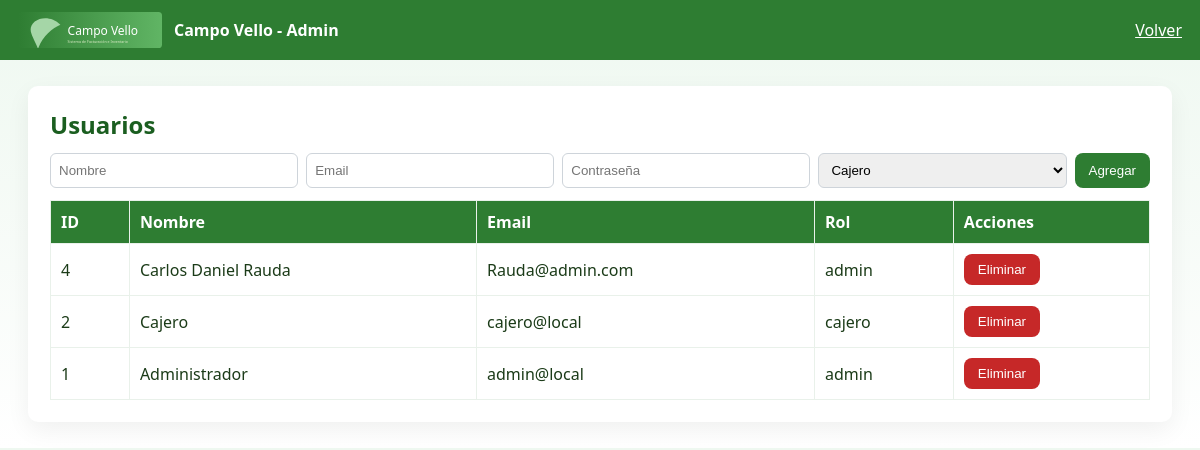
Screenshot of /admin/gestionar_usuarios.php (signed in) with the database file from the repository.
### tables this page shows
CREATE TABLE `usuarios` (
  `id` int(11) NOT NULL,
  `nombre` varchar(120) DEFAULT NULL,
  `email` varchar(150) DEFAULT NULL,
  `password` varchar(255) DEFAULT NULL,
  `role` enum('admin','cajero') DEFAULT 'cajero',
  `created_at` timestamp NOT NULL DEFAULT current_timestamp()
);

### admin/gestionar_usuarios.php (the view, shortened to what this page needs)
<?php
$pdo = getPDO();
$users = $pdo->query('SELECT * FROM usuarios ORDER BY id DESC')->fetchAll();
?>
<!doctype html>
<html lang="es">
<head>
    <link rel="stylesheet" href="../assets/css/style.css">
</head>
<body>
<nav>
    <div style="display:flex;gap:12px;align-items:center">
        <img src="../assets/img/logo.svg" style="height:36px">
        <strong>Campo Vello - Admin</strong>
    </div>
    <div>
        <a href="dashboard.php" style="color:#fff">Volver</a>
    </div>
</nav>
<div class="container">
    <h2>Usuarios</h2>
    <form method="post" style="display:flex;gap:8px;margin-bottom:12px;">
        <input name="nombre" placeholder="Nombre" required>
        <input name="email" placeholder="Email" required>
        <input name="password" placeholder="Contraseña">
        <select name="role">
            <option value="cajero">Cajero</option>
        </select>
        <button class="btn">Agregar</button>
    </form>
    <table class="table">
        <thead>
            <tr>
                <th>ID</th>
                <th>Nombre</th>
                <th>Email</th>
                <th>Rol</th>
                <th>Acciones</th>
            </tr>
        </thead>
        <tbody>
            <?php foreach ($users as $u) : ?>
            <tr>
                <td><?=$u['id']?></td>
                <td><?=htmlspecialchars($u['nombre'])?></td>
                <td><?=htmlspecialchars($u['email'])?></td>
                <td><?=$u['role']?></td>
                <td>
                    <form method="post" style="display:inline-block">
                        <button class="btn" style="background:#c62828">Eliminar</button>
                    </form>
                </td>
            </tr>
            <?php endforeach; ?>
        </tbody>
    </table>
</div>
</body>
</html>

### assets/css/style.css (style rules this page uses)
body { font-family: Segoe UI, Tahoma, sans-serif; background: linear-gradient(180deg, #eef8f0, #ffffff); margin: 0; color: #1b3b18; }
h1, h2 { color: #1b5e20; margin: 0 0 12px 0; }
nav { background: #2e7d32; color: #fff; padding: 12px 18px; display: flex; justify-content: space-between; align-items: center; }
.container { width: 95%; max-width: 1100px; margin: 26px auto; background: #fff; border-radius: 10px; padding: 22px; box-shadow: 0 8px 24px rgba(0, 0, 0, 0.06); }
input, select, textarea { padding: 8px; border-radius: 6px; border: 1px solid #ced4da; width: 100%; box-sizing: border-box; }
.btn { display: inline-block; background: #2e7d32; color: #fff; padding: 8px 14px; border-radius: 8px; border: none; cursor: pointer; text-decoration: none; transition: transform .12s ease, box-shadow .12s ease; }
.table { width: 100%; border-collapse: collapse; margin-top: 12px; }
.table th, .table td { padding: 10px; border: 1px solid #e9f1ea; text-align: left; }
.table th { background: #2e7d32; color: #fff; }

### rows the page displays
usuarios: id "4", nombre "Carlos Daniel Rauda", email "Rauda@admin.com", role "admin"
usuarios: id "2", nombre "Cajero", email "cajero@local", role "cajero"
usuarios: id "1", nombre "Administrador", email "admin@local", role "admin"
